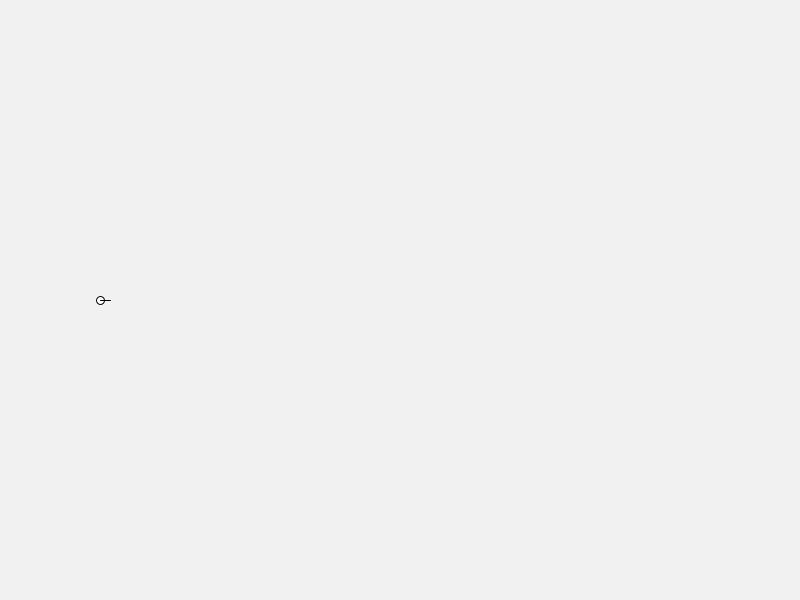
Frame 1 (no input)
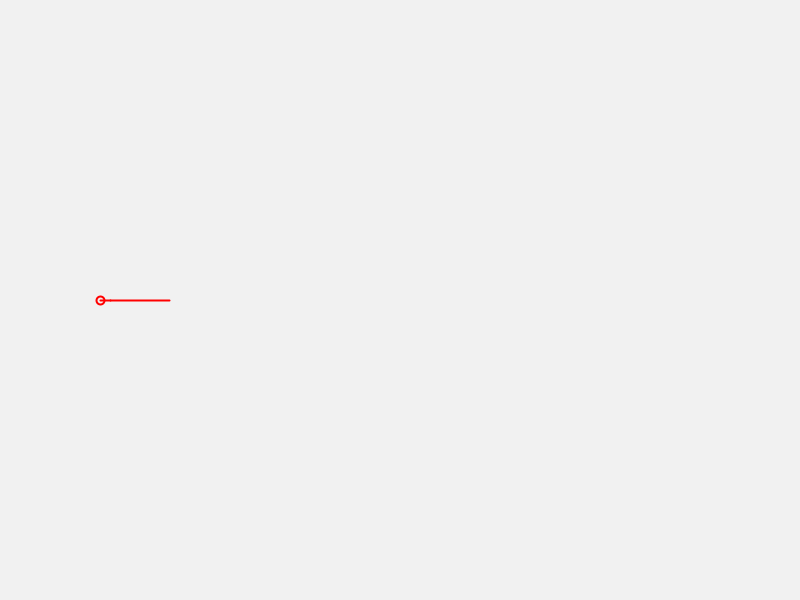
Frame 60 (the mouse pressed at the canvas centre just before this capture)
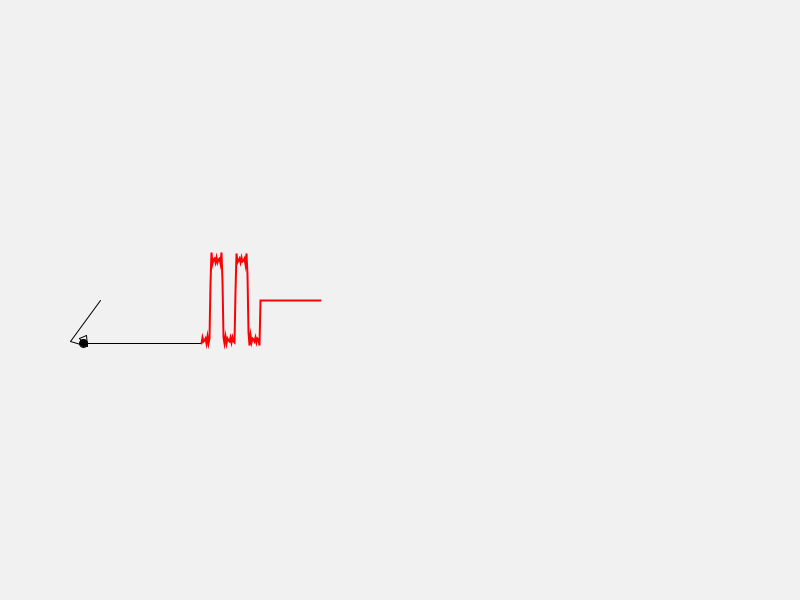
Frame 120 (the mouse held since frame 60 and released just before this capture)

The Processing sketch that drew these frames (run headless with seeded random() and noise(); from frame 60 on, the mouse is pressed at the canvas centre):

// Processing sketch: fourier_series
// ── fourier_series.pde
float time = 0;
ArrayList<Float> wave;

void setup() {
  size(800, 600);
  wave = new ArrayList<Float>();
}

void draw() {
  background(#f1f1f1);
  translate(100, height/2);

  float x = 0;
  float y = 0;
  float r = 0;
  float ws = 0;
  for (int i = 0; i < map(mouseX, 0, width, 0, 10); i++) {
    float px = x;
    float py = y;
    int n = 2*i + 1;
    r = (4 / (n * PI)) * 40;
    ws += r;
    x += r * cos(n * time);
    y += r * sin(n * time);
    fill(0);
    stroke(0);
    strokeWeight(1);
    line(px, py, x, y);
    
  }
  wave.add(y);
  ellipse(x, y, 8, 8);
  line(x, y, ws+10, wave.get(wave.size()-1));
  
  beginShape();
  noFill();
  strokeWeight(2);
  stroke(255, 0, 0);
  for (int i = wave.size()-1; i >= 0; i--) {
    vertex(wave.size()-1-i + ws+10, wave.get(i));
  }
  endShape();

  if (wave.size() >= width - ws - 10) {
    wave.remove(0);
  }

  time += map(mouseY, 0, height, 0, 0.5);
}
